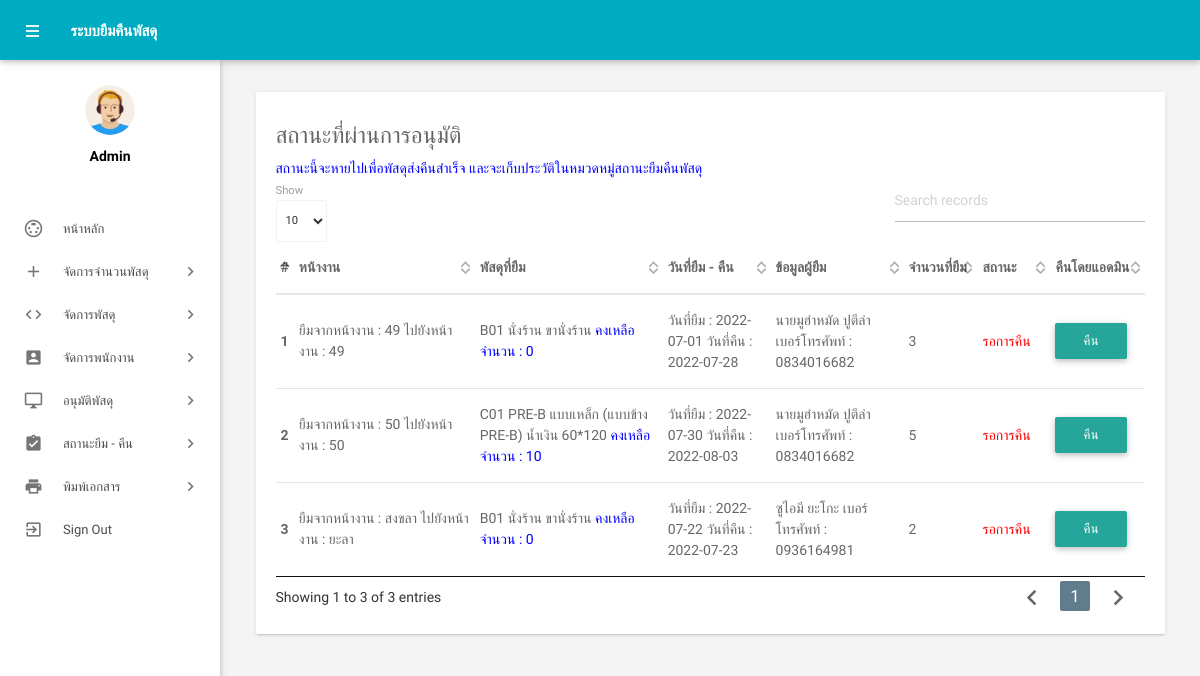
The app's page /admin/waitpercel.php (signed in) with its own data.
### tables this page shows
CREATE TABLE `tbborrow` (
  `BorrowId` int(11) NOT NULL,
  `Work1` varchar(150) NOT NULL,
  `Work2` varchar(150) NOT NULL,
  `BorrowAmount` int(4) NOT NULL,
  `BorrowRequest` date NOT NULL,
  `BorrowReturn` date NOT NULL,
  `Other` varchar(150) NOT NULL,
  `StatusBorrow` int(2) NOT NULL,
  `id` int(11) NOT NULL,
  `TypePercelIdAuto` int(8) NOT NULL,
  `TimeRequest` timestamp NOT NULL DEFAULT current_timestamp() ON UPDATE current_timestamp(),
  `NoteBorrow` varchar(150) NOT NULL,
  `refuseAmount` int(4) NOT NULL
);

CREATE TABLE `tbtypepercel` (
  `TypePercelIdAuto` int(8) NOT NULL,
  `TypePercelId` varchar(15) NOT NULL,
  `TypePercelName` varchar(255) NOT NULL,
  `typePercelAmount` int(11) NOT NULL,
  `PercelIdAuto` int(11) NOT NULL
);

CREATE TABLE `tbpercel` (
  `PercelName` varchar(80) NOT NULL,
  `PercelIdAuto` int(4) NOT NULL,
  `PercelId` varchar(15) NOT NULL
);

CREATE TABLE `tblemployees` (
  `id` int(11) NOT NULL,
  `FirstName` varchar(150) NOT NULL,
  `LastName` varchar(150) NOT NULL,
  `EmailId` varchar(200) NOT NULL,
  `Password` varchar(180) NOT NULL,
  `Gender` varchar(100) NOT NULL,
  `Address` varchar(255) NOT NULL,
  `Phonenumber` char(11) NOT NULL,
  `RegDate` timestamp NOT NULL DEFAULT current_timestamp()
);

### admin/waitpercel.php (the view, shortened to what this page needs)
<?php
include('includes/config.php');
if (strlen($_SESSION['alogin']) == 0) {
    header('location:index.php');
} else {
?>
    <!DOCTYPE html>
    <html lang="en">
    <head>
        <link type="text/css" rel="stylesheet" href="../assets/plugins/materialize/css/materialize.min.css" />
        <link href="../assets/plugins/material-preloader/css/materialPreloader.min.css" rel="stylesheet">
        <link href="../assets/plugins/datatables/css/jquery.dataTables.min.css" rel="stylesheet">
        <link href="../assets/plugins/google-code-prettify/prettify.css" rel="stylesheet" type="text/css" />
        <link href="../assets/css/alpha.min.css" rel="stylesheet" type="text/css" />
        <link href="../assets/css/custom.css" rel="stylesheet" type="text/css" />
    </head>
    <body>
        <?php include('includes/header.php'); ?>
        <?php include('includes/sidebar.php'); ?>
        <main class="mn-inner">
            <div class="row">
                <div class="col s12 m12 l12">
                    <div class="card">
                        <div class="card-content">
                            <h5>สถานะที่ผ่านการอนุมัติ</h5>
                            <p style="color:blue;">สถานะนี้จะหายไปเพื่อพัสดุส่งคืนสำเร็จ และจะเก็บประวัติในหมวดหมู่สถานะยืมคืนพัสดุ</p>
                            <table id="example" class="display responsive-table ">
                                <thead>
                                    <tr>
                                        <th>#</th>
                                        <th width="350">หน้างาน</th>
                                        <th width="350">พัสดุที่ยืม</th>
                                        <th width="180">วันที่ยืม - คืน</th>
                                        <th width="180">ข้อมูลผู้ยืม</th>
                                        <th width="100">จำนวนที่ยืม</th>
                                        <th width="100">สถานะ</th>
                                        <th width="100">คืนโดยแอดมิน</th>
                                    </tr>
                                </thead>
                                <tbody>
                                    <?php $sql = "    SELECT a.BorrowId,a.Work1,a.Work2,a.BorrowAmount,a.BorrowRequest
                                ,a.BorrowReturn,a.Other,b.StatusBorrowName,c.TypePercelId,a.StatusBorrow,a.NoteBorrow,
                                e.FirstName,e.LastName,e.Phonenumber,a.TimeRequest,c.typePercelAmount
                                , c.TypePercelName,d.PercelName FROM tbborrow as a
                                INNER JOIN tbstatusborrow as b ON a.StatusBorrow = b.StatusBorrow
                                INNER JOIN tbtypepercel as c ON a.TypePercelIdAuto = c.TypePercelIdAuto
                                INNER JOIN tbpercel as d ON d.PercelIdAuto = c.PercelIdAuto
                                INNER JOIN tblemployees as e ON a.id = e.id
                                WHERE b.StatusBorrowName = 'อนุมัติการเบิก'AND a.BorrowAmount > 0
                                ORDER BY a.StatusBorrow ASC
                                ";
                                    $query = $dbh->prepare($sql);
                                    $query->execute();
                                    $results = $query->fetchAll(PDO::FETCH_ASSOC);
                                    $cnt = 1;
                                    if ($query->rowCount() > 0) {
                                        foreach ($results as $result) {
                                    ?>
                                            <tr>
                                                <td> <b><?php echo htmlentities($cnt); ?></b></td>
                                                <td> ยืมจากหน้างาน : <?php echo $result['Work1'];    ?>
                                                    ไปยังหน้างาน : <?php echo $result['Work2'];    ?>
                                                </td>
                                                <td><?php echo "{$result['TypePercelId']} {$result['PercelName']}";  ?> <?php echo "{$result['TypePercelName']}  " ?><span style="color:blue;">คงเหลือจำนวน : <?php echo $result['typePercelAmount']; ?> </span></td>
                                                <td><?php echo "วันที่ยืม : {$result['BorrowRequest']} วันที่คืน : {$result['BorrowReturn']} ";  ?></td>
                                                <td><?php echo "{$result['FirstName']} {$result['LastName']} เบอร์โทรศัพท์ : {$result['Phonenumber']}"; ?></td>
                                                <td><?php echo $result['BorrowAmount']; ?></td>
                                                <td>
                                                    <span style="color:red;">รอการคืน</span>
                                                </td>
                                                <td><a href="adminreturn.php?id=<?php echo $result['BorrowId']; ?>" class="btn btn-danger">คืน</a></td>
                                            </tr>
                                    <?php $cnt++;
                                        }
                                    } ?>
                                </tbody>
                            </table>
                        </div>
                    </div>
                </div>
            </div>
        </main>
        </div>
        <div class="left-sidebar-hover"></div>
    </body>
    </html>
<?php } ?>

### admin/waitpercel.php (style rules this page uses)
body { font-family: 'IBM Plex Sans Thai Looped', sans-serif; }

### records on screen
tbborrow: Work1 "49", Work2 "49", TypePercelIdAuto.TypePercelId "B01", tbpercel.PercelName "นั่งร้าน", TypePercelIdAuto.TypePercelName "ขานั่งร้าน", TypePercelIdAuto.typePercelAmount "0", BorrowRequest "2022-07-01", BorrowReturn "2022-07-28", id.FirstName "นายมูฮำหมัด", id.LastName "ปูตีล่า", id.Phonenumber "0834016682", BorrowAmount "3"
tbborrow: Work1 "50", Work2 "50", TypePercelIdAuto.TypePercelId "C01", tbpercel.PercelName "PRE-B", TypePercelIdAuto.TypePercelName "แบบเหล็ก (แบบข้าง PRE-B) น้ำเงิน 60*120", TypePercelIdAuto.typePercelAmount "10", BorrowRequest "2022-07-30", BorrowReturn "2022-08-03", id.FirstName "นายมูฮำหมัด", id.LastName "ปูตีล่า", id.Phonenumber "0834016682", BorrowAmount "5"
tbborrow: Work1 "สงขลา", Work2 "ยะลา", TypePercelIdAuto.TypePercelId "B01", tbpercel.PercelName "นั่งร้าน", TypePercelIdAuto.TypePercelName "ขานั่งร้าน", TypePercelIdAuto.typePercelAmount "0", BorrowRequest "2022-07-22", BorrowReturn "2022-07-23", id.FirstName "ซูไอมี", id.LastName "ยะโกะ", id.Phonenumber "0936164981", BorrowAmount "2"
